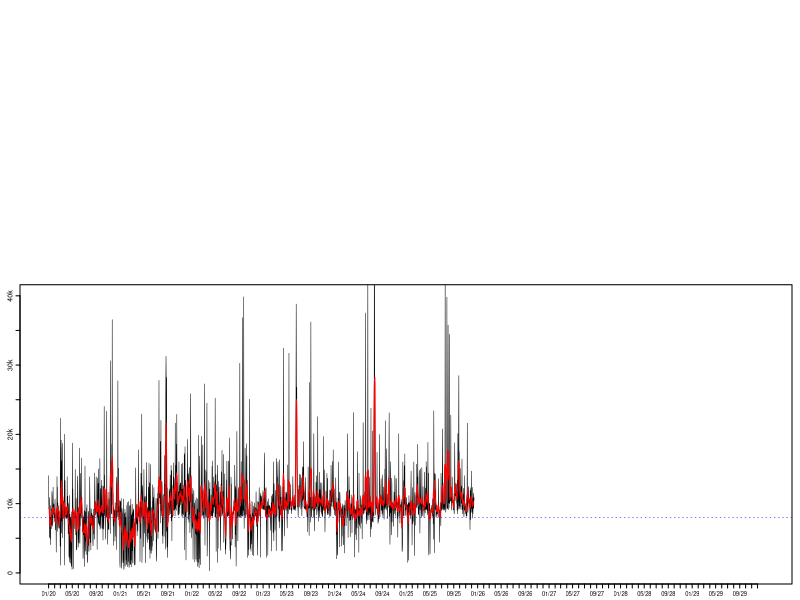

Write R code to recreate this figure. (Note: this script raises an error after producing the figure.)
##### Load libraries and initialise data ------------------------------------------------------------------

# Load libraries
library(tidyverse)
library(zoo)
library(grid)
library(gridBase)

# Load in step data
data <- read.csv("Data/StepData.csv")

# Format date objects
names(data)[1] <- "Year"
data <- mutate(data, Date = as.Date(paste(Month, Day, Year, sep = "/"), "%m/%d/%Y"))





##### Plot distribution of daily step counts --------------------------------------------------------------

# Function to generate histogram
hPlot <- function(){
  par(lwd = 0.5)
  histColours <-  c(colorRampPalette(c("red4", "red"), 0.5)(8), 
                    colorRampPalette(c("green", "green4"))(8), rep("green4", 24))
  h <- hist(data$Steps, breaks = seq(0, 40000, by = 1000), plot = FALSE)
  h$density <- h$counts/sum(h$counts)*100
  plot(h, freq = FALSE, xlab = "", xaxt = "n",
       ylab = "", yaxt = "n", col = histColours, main = "", ylim = c(0, 30))
  axis(side = 1, at = seq(0, 40000, by = 5000), labels = c("0", "", "10k", "", "20k", "", "30k", "", "40k"))
  axis(side = 2, at = seq(0, 30, by = 5), labels = c("0%", "", "10%", "", "20%", "", "30%"),
       mgp = c(0, 0.17, 0))
  abline(v = 8000, col = "blue", lty = 3, lwd = 0.5)
  box(lwd = 1)}






##### Plot moving average and daily counts ----------------------------------------------------------------

# Function to generate time series plot
tPlot <- function(){
  plot(data$Date, data$Steps, type = "l", ylim = c(0, 40000), xlab = "", xaxt = "n",
       ylab = "", yaxt = "n", lwd = 0.5)
  axis.Date(1, at = seq(min(data$Date), max(data$Date), by = "1 mon"), format = "%m/%y",
            cex.axis = 0.35)
  axis(side = 2, at = seq(0, 40000, by = 5000), labels = c("0", "", "10k", "", "20k", "", "30k", "", "40k"),
       mgp = c(0, 0.17, 0))
  lines(data$Date, rollmean(data$Steps, 7, fill = list(NA, NULL, NA)), col = "red", lwd = 1)
  abline(h = 8000, col = "blue", lty = 3, lwd = 0.5)}





##### Get overall step count stats ------------------------------------------------------------------------

# Get longest goal streak
goalStreak <- rle(data$Steps >= 8000)
goalStreak <- max(goalStreak$lengths[goalStreak$values == TRUE])

# Calculate total steps, total distance, and average daily steps
# Also calculate rate that goal is met; include longest goal streak
stepStats <- c(sum(data$Steps),
               round(sum(data$Steps)*0.427/1000, 0),
               round(mean(data$Steps), 2),
               round(length(data$Steps[data$Steps >= 8000])/nrow(data)*100, 2),
               goalStreak)





##### Combine plots into a single canvas ------------------------------------------------------------------

# Prepare graphics device
tiff(filename = "StepData.tif", width = 3304, height = 2272, units = "px", res = 800, compression = "lzw")

# Create blank page
grid.newpage()
plot.new()

# Set grid layout and activate it
gly <- grid.layout(800, 1200)
pushViewport(viewport(layout = gly))

# Plot step count time series
pushViewport(vp = viewport(layout.pos.row = 370:800, layout.pos.col = 1:1200))
par(fig = gridFIG(), mar = c(0.8, 1, 0.4, 0.4), cex.axis = 0.42, tcl = -0.2, mgp = c(0, -0.2, 0))
par(new = TRUE)
tPlot()
popViewport()

# Plot step count histogram
pushViewport(vp = viewport(layout.pos.row = 15:350, layout.pos.col = 1:700))
par(fig = gridFIG(), mar = c(0.3, 1, 0.4, 0.4), cex.axis = 0.42, tcl = -0.2, mgp = c(0, -0.2, 0))
par(new = TRUE)
hPlot()
popViewport()

# Create figure labels
grid.text(label = c("Daily Step Count", "(Distribution)", "Daily Step Count", "(Time Series)"),
          x = c(0.549, 0.549, 0.061, 0.061), y = c(0.932, 0.915, 0.488, 0.471),
          hjust = c(1, 1, 0, 0), gp = gpar(cex = 0.3))
popViewport()

# Create legend (top)
grid.text(label = c("Above Goal", "Below Goal"),
          x = rep(0.486, 2), y = c(0.882, 0.865),
          hjust = 0, gp = gpar(cex = 0.3))
grid.rect(x = rep(0.476, 2), y = c(0.882, 0.865),
          width = rep(0.008, 2), height = rep(0.010, 2),
          gp = gpar(col = c("green", "red"), fill = c("green", "red")))

# Create legend (bottom)
grid.text(label = c("Daily Count", "7-Day Average", "Daily Goal"),
          x = rep(0.085, 3), y = c(0.440, 0.423, 0.408),
          hjust = 0, gp = gpar(cex = 0.3))
grid.segments(x0 = rep(0.061, 3), y0 = c(0.443, 0.426, 0.411),
              x1 = rep(0.081, 3), y1 = c(0.443, 0.426, 0.411),
              gp = gpar(col = c("black", "red", "blue"), lty = c(1, 1, 3), lwd = 0.5))

# Summary stats
grid.text(label = c(paste0(stepStats[1]), "Total Steps",
                    paste0(stepStats[2], " km"), "Total Distance",
                    paste0(stepStats[3]), "Average Daily Steps",
                    paste0(stepStats[4], "%"), "Goal Success Rate",
                    paste0(stepStats[5], " days"), "Longest Goal Streak"),
          x = rep(c(0.610, 0.700), 5), y = rep(seq(0.946, 0.597, length.out = 5), each = 2),
          hjust = 0, gp = gpar(cex = 0.5, col = rep(c("blue", "black"), 5)))

# Deactivate grid layout; finalise graphics save
popViewport()
dev.off()
